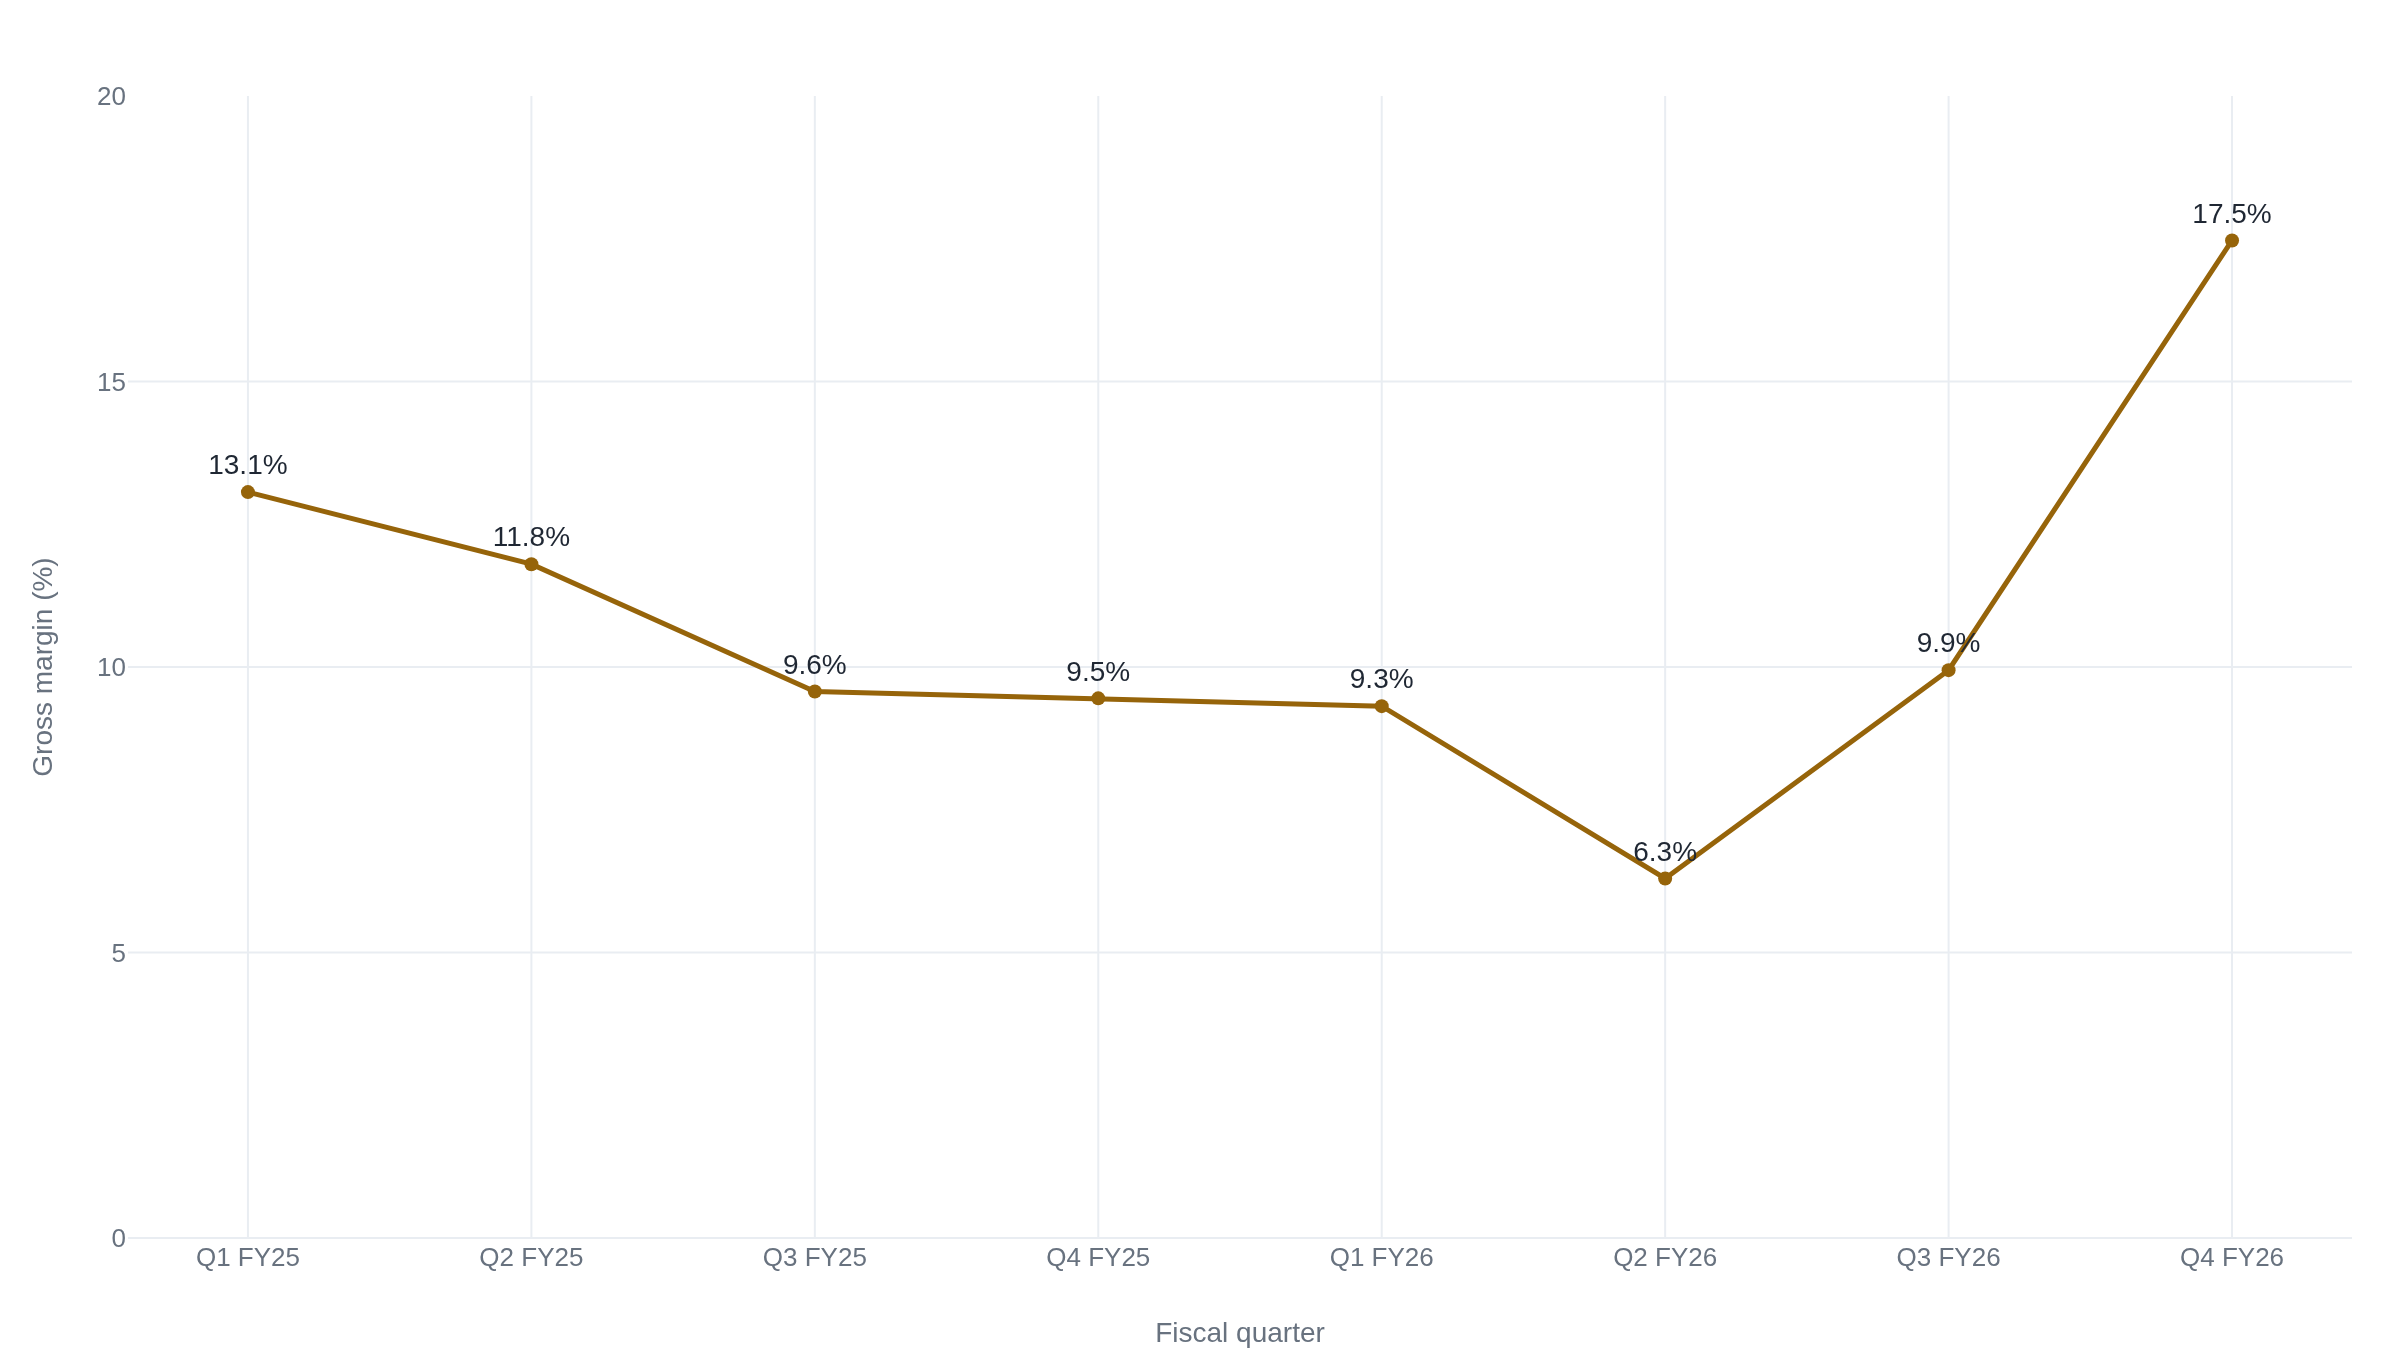

The script that drew this image:
from decimal import ROUND_HALF_UP, Decimal

import plotly.graph_objects as go

# Quarterly GAAP gross margin, computed as gross profit / net sales from the
# income-statement lines in each period's primary filing: SEC Forms 10-Q
# (Q1-Q3 of each fiscal year) and the Q4 FY2026 8-K Exhibit 99.1. Source and
# per-quarter dollar figures are in researcher/01/evidence.md, "Numbers"
# section, "Quarterly gross margin series, FY2025-FY2026".
#
# Net sales and gross profit are carried in whole thousands of dollars, as
# filed, so the displayed percentage is computed here from the same exact
# figures the prose cites rather than from a pre-rounded intermediate value.
# (Rounding an already-rounded 2-decimal percentage to 1 decimal can flip the
# last digit versus rounding the precise fraction directly -- e.g. the
# 2-decimal figure 9.95 rounds up to 10.0, while the precise fraction it came
# from, 9.9451%, rounds to 9.9. Decimal arithmetic on the filed dollar
# figures avoids both that double-rounding error and binary-float imprecision
# such as 9.45 displaying as 9.4.)
quarters = [
    "Q1 FY25",
    "Q2 FY25",
    "Q3 FY25",
    "Q4 FY25",
    "Q1 FY26",
    "Q2 FY26",
    "Q3 FY26",
    "Q4 FY26",
]
net_sales = [5937256, 5677962, 4599913, 5756911, 5017790, 12682491, 10243014, 11119777]
gross_profit = [775580, 670022, 440218, 544102, 467373, 798567, 1018680, 1942631]

margin_exact = [
    Decimal(gp) / Decimal(ns) * 100 for gp, ns in zip(gross_profit, net_sales)
]
margin = [float(m) for m in margin_exact]
labels = [
    f"{m.quantize(Decimal('0.1'), rounding=ROUND_HALF_UP)}%" for m in margin_exact
]

fig = go.Figure()
fig.add_trace(
    go.Scatter(
        name="GAAP gross margin",
        x=quarters,
        y=margin,
        mode="lines+markers+text",
        text=labels,
        textposition="top center",
    )
)
fig.update_layout(
    yaxis_title="Gross margin (%)",
    yaxis_range=[0, 20],
    xaxis_title="Fiscal quarter",
)
